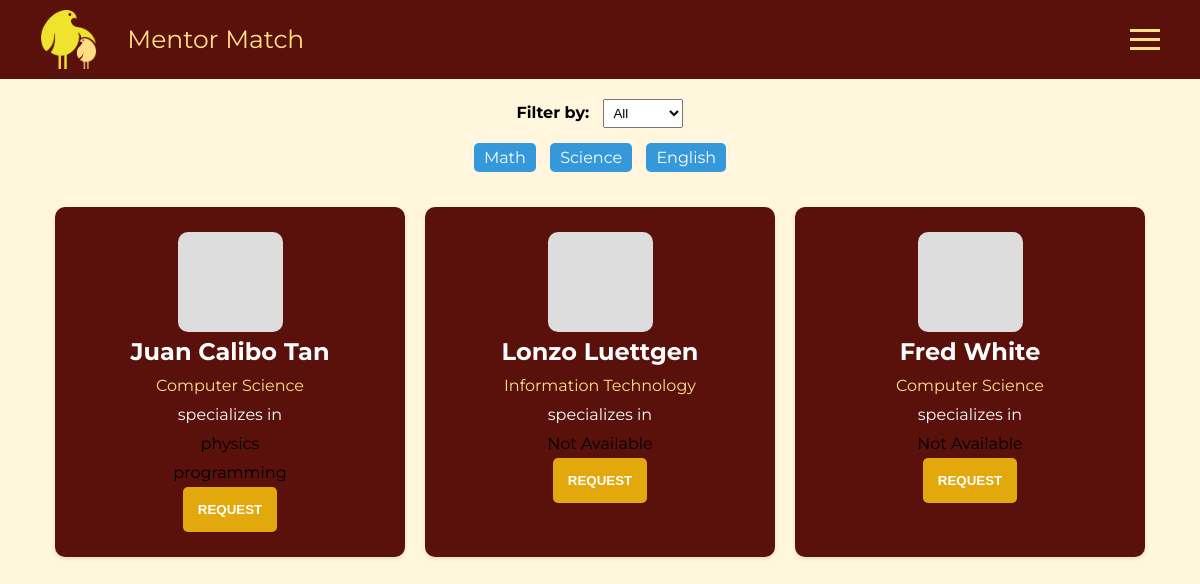
/student (signed in), run on the app's committed database.
### app/models/users.py (models this page shows, shortened)
class Users(UserMixin, db.Model):
    __tablename__ = "USERS"
    id = db.Column(db.Integer, primary_key=True)
    login_name = db.Column(db.String(50), unique=True, nullable=False)
    first_name = db.Column(db.String(100), unique=False, nullable=False)
    last_name = db.Column(db.String(100), unique=False, nullable=False)
    university_number = db.Column(db.String(20), unique=True, nullable=False)
    university_email = db.Column(db.String(225), unique=True, nullable=False)
    program = db.Column(db.String(100), nullable=True)
    password = db.Column(db.String(200), nullable=False)
    account_status = db.Column(db.Integer)
    tags = db.Column(db.String(200), nullable=True)

### app/routes/student/dashboard.py (the view)
@student_dashboard_route.route("/student")
@login_required
def dashboard():
    tutors = users.Users.query.filter(users.Users.account_status == 2).all()
    return render_template("student_home.html", tutors=tutors)

### app/templates/student_home.html (shortened to what this page needs)
{% extends 'base.html' %}
{% block main %}
<div class="filter-section">
    <label for="filter-dropdown">Filter by:</label>
    <select id="filter-dropdown">
        <option value="all">All</option>
    </select>
    <div class="tags">
        <span class="tag" data-filter="math">Math</span>
        <span class="tag" data-filter="science">Science</span>
        <span class="tag" data-filter="english">English</span>
    </div>
</div>
<div class="tutor-cards" id="tutor-cards">
    {% if tutors %}
    {% for tutor in tutors %}
    <div class="card">
        <div class="image-placeholder"></div>
        <h2>{{tutor.first_name}} {{tutor.last_name}}</h2>
        <p style="color: #FFE085;">{{tutor.program}}</p>
        <p style="color: #FFF;">specializes in</p>
        {% if tutor.tags %}
        {% for tag in tutor.tags.split(",") %}
        <p>{{tag}}</p>
        {% endfor %}
        {% else %}
        <p>Not Available</p>
        {% endif %}
        <button class="request-button" onclick=location.href="{{url_for('booking.booking', id=tutor.id)}}">REQUEST</button>
    </div>
    {% endfor %}
    {% endif %}
</div>
{% endblock %}

### app/templates/base.html (style rules this page uses)
body { font-family: Montserrat; margin: 0; padding: 0; }

### app/templates/student_home.html (style rules this page uses)
body { font-family: Arial, sans-serif; background-color: #FFF6DD; font-family: Montserrat; }
.filter-section { text-align: center; margin: 20px; }
label { font-weight: bold; margin-right: 10px; }
select { padding: 5px; }
.tags { margin-top: 10px; }
.tag { display: inline-block; padding: 5px 10px; margin: 5px; background-color: #3498db; color: #fff; cursor: pointer; border-radius: 5px; }
.tutor-cards { display: flex; flex-wrap: wrap; justify-content: center; margin: 20px; }
.card { padding: 25px; margin: 10px; width: 300px; min-height: 200px; text-align: center; background-color: #5A110C; border-radius: 10px; box-shadow: 0px 2px 4px rgba(0, 0, 0, 0.1); display: flex; flex-direction: column; align-items: center; text-align: center; }
.card .image-placeholder { width: 35%; height: 100px; background-color: #ddd; border-radius: 10px; display: flex; justify-content: center; align-items: center; }
.card h2 { margin: 5px 0; color: #fff; }
.card p { margin: 5px 0; }
.request-button { background-color: #E3A90C; color: #fff; padding: 15px; font-weight: bold; border: none; border-radius: 5px; cursor: pointer; transition: background-color 0.3s ease; }

### data on the page
Users: first_name "Juan Calibo", last_name "Tan", program "Computer Science", tag "physics" "programming"
Users: first_name "Lonzo", last_name "Luettgen", program "Information Technology", tags "Not Available"
Users: first_name "Fred", last_name "White", program "Computer Science", tags "Not Available"
